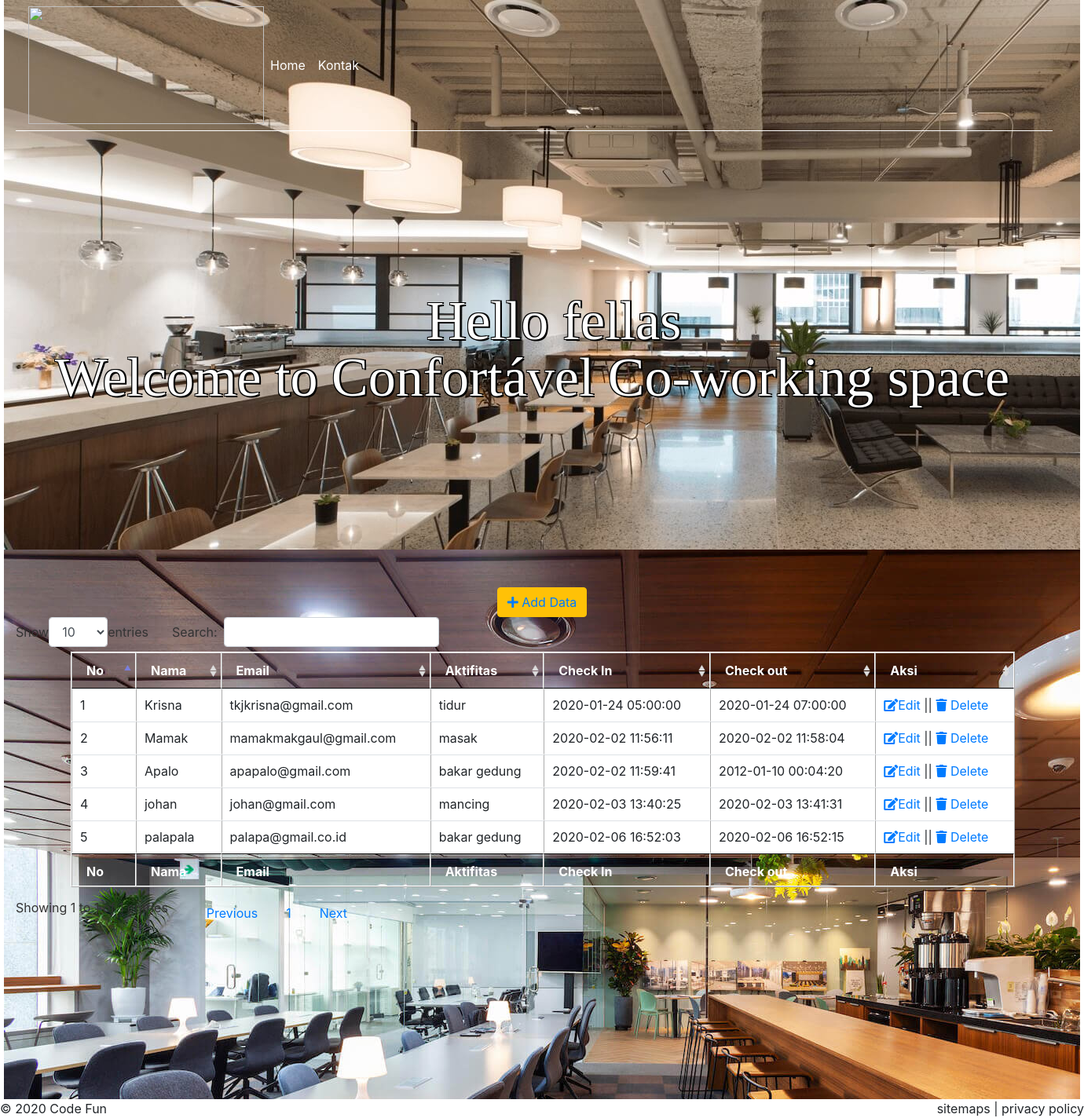
The page / on the database its author committed.
### tables this page shows
CREATE TABLE `tbl_bukutamu` (
  `id_bukutamu` int(11) NOT NULL,
  `nama` varchar(30) NOT NULL,
  `email` varchar(30) NOT NULL,
  `aktifitas` text NOT NULL,
  `check_in` datetime NOT NULL,
  `check_out` datetime DEFAULT NULL
);

### application/controllers/Main.php (called while the page is built, shortened)
<?php
class Main extends CI_Controller {
	public function index()
	{
		$data['tamu'] = $this->Mbukutamu->tampil_data()->result();
		$this->load->view('index', $data);
	}
}

### index.php (called while the page is built, shortened)
<?php
require_once BASEPATH.'core/CodeIgniter.php';

### application/models/Mbukutamu.php (called while the page is built, shortened)
<?php
class Mbukutamu extends CI_model
{
	function tampil_data() {
	return $this->db->get('tbl_bukutamu');
	}
}

### application/views/index.php (the view, shortened to what this page needs)
<!DOCTYPE html>
<html>
<head>
    <link rel="stylesheet" href="<?php echo base_url('assets/css/bootstrap.min.css');?>">
    <link rel="stylesheet" href="<?php echo base_url('assets/css/main.css');?>">
    <link rel="stylesheet" href="<?php echo base_url('assets/fontawesome/css/all.css');?>">
    <link rel="stylesheet" type="text/css" href="<?php echo base_url('assets/DataTables/css/jquery.dataTables.min.css');?>" />
    <link rel="stylesheet" type="text/css" href="<?php echo base_url('assets/DataTables/css/jquery.dataTables.css');?>">
    <link rel="stylesheet" type="text/css" href="<?php echo base_url('assets/DataTables/css/dataTables.bootstrap.css');?>">
</head>
<body>
  <div class="container-fluid">
	<div class="row" style="width:1350px;height:300px">
	<div class="col-12">
		<nav class="navbar navbar-expand-lg navbar-light bg-none " style="border-bottom: 1px solid #fff;">
		<img src="<?php echo base_url('assets/images/comport.png');?>" style="height:150px;width:300px">
	  	<div class="collapse navbar-collapse" id="navbarNavAltMarkup">
	    <div class="navbar-nav">
	      <a class="nav-item nav-link active"  href="#" style="color:#fff">Home <span class="sr-only">(current)</span></a>
	      <a class="nav-item nav-link" id="menu" style="color:#fff" href="#">Kontak</a>
	    </div>
	  	</div>
		</nav>
		<center><h1>Hello fellas</h1></center>
		<h1 style="margin-top:-20px"> Welcome to Confortável Co-working space </h1>
	 </div>
	 </div>
   </div>
   	<div class="container-fluid" id="bg2">
	<div class="row" style="width:1370px;height:300px">
	<div class="col-12">
	<br>
	<br>
	<center><button type="button" class="btn btn-warning"><a href="<?php echo site_url('Main/tambah_data');?>"> <i class="fas fa-plus"></i> Add Data</a></center></button>
	<table class="table" id="data" border="1" style="width: 1200px;border-color: #fff;margin-left:70px">
		 <thead>
			<tr>
			<th scope="col">No</th>
			<th scope="col">Nama</th>
			<th scope="col">Email</th>
			<th scope="col">Aktifitas</th>
			<th scope="col">Check In</th>
			<th scope="col">Check out</th>
			<th scope="col">Aksi</th>
			</tr>
		</thead>
		 <tfoot>
			<tr>
			<th scope="col">No</th>
			<th scope="col">Nama</th>
			<th scope="col">Email</th>
			<th scope="col">Aktifitas</th>
			<th scope="col">Check In</th>
			<th scope="col">Check out</th>
			<th scope="col">Aksi</th>
			</tr>
		</tfoot>
		<?php
			$no = 1;
			foreach ($tamu as $tm) {
		?>
			<tbody>
			<tr>
				<td><?php echo $no;?></td>
				<td><?php echo $tm->nama;?></td>
				<td><?php echo $tm->email;?></td>
				<td><?php echo $tm->aktifitas;?></td>
				<td><?php echo $tm->check_in;?></td>
				<td>
					<?php
						$tes = $tm->check_out;
						if($tes==""){
							echo "Belum Check Out || ";
							?>
							<a href="<?php echo site_url('Main/checkout/');?><?php echo $tm->id_bukutamu;?>">  Check  Out</a> <?php
						}else{
							echo $tes;
						} ?>
				</td>
				<td>
					<a href="<?php echo site_url('Main/edit/');?><?php echo $tm->id_bukutamu;?>"><i class="fas fa-edit"></i>Edit</a> || <a href="<?php echo site_url('Main/delete/');?><?php echo $tm->id_bukutamu;?>"><i class="fas fa-trash"></i> Delete</a>
				</td>
			</tr>
			  </tbody>
		<?php $no++; } ?>
	 </table>
	</div>
	</div>
	</div>
    <div style="float:left">&copy; <?php echo date("Y"); ?> Code Fun</div>
	<div style="float:right">sitemaps | privacy policy</div>
</body>
</html>

### assets/css/main.css (style rules this page uses)
.container-fluid { background-color:#FFF; background-image:url('../images/coworking.jpg'); height:700px;width:1370px; }
#bg2 { background-color:#FFF; background-image:url('../images/coworking4.jpg'); height:700px;width:1370px; }
h1 { font-family: 'Playfair Display', serif; color: #fff; margin-top:200px; margin-left: 50px; font-size: 70px; text-shadow: -1px -1px 0 #000, 2px -1px 0 #000, -1px 1px 0 #000, 2px 2px 0 #000; }
th { color: #fff; }
#menu { color: #fff; }

### rows shown on the page
tbl_bukutamu: nama "Krisna", email "tkjkrisna@gmail.com", aktifitas "tidur", check_in "2020-01-24 05:00:00", check_out "2020-01-24 07:00:00"
tbl_bukutamu: nama "Mamak", email "mamakmakgaul@gmail.com", aktifitas "masak", check_in "2020-02-02 11:56:11", check_out "2020-02-02 11:58:04"
tbl_bukutamu: nama "Apalo", email "apapalo@gmail.com", aktifitas "bakar gedung", check_in "2020-02-02 11:59:41", check_out "2012-01-10 00:04:20"
tbl_bukutamu: nama "johan", email "johan@gmail.com", aktifitas "mancing", check_in "2020-02-03 13:40:25", check_out "2020-02-03 13:41:31"
tbl_bukutamu: nama "palapala", email "palapa@gmail.co.id", aktifitas "bakar gedung", check_in "2020-02-06 16:52:03", check_out "2020-02-06 16:52:15"
